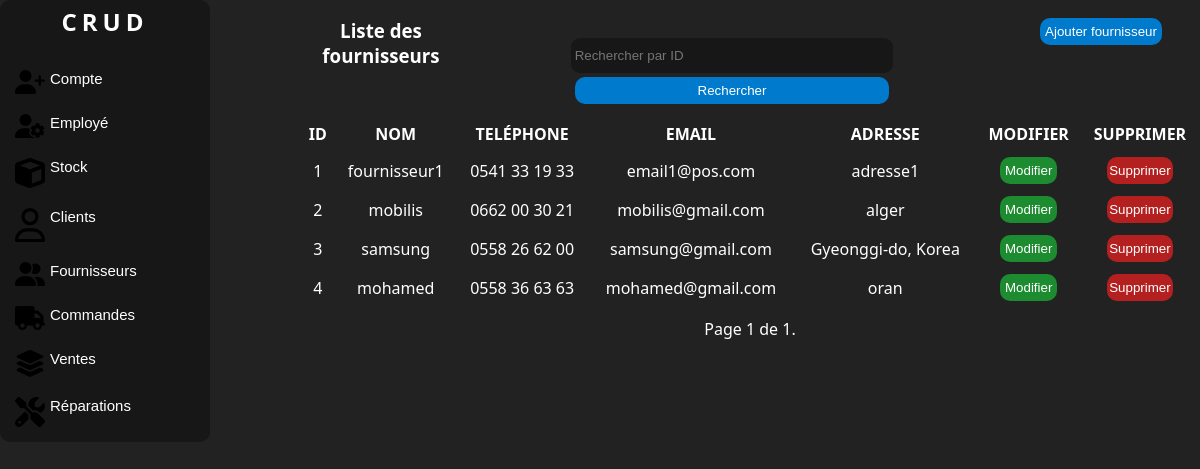
Page /fournisseurs/ (signed in) on the committed database.
### manager/models.py (models this page shows, shortened)
class Supplier(models.Model):
    name = models.CharField(max_length=100, db_column='Nom')
    phone = PhoneNumberField(unique=True, region='DZ', db_column='Téléphone')
    email = models.EmailField(unique=True, db_column='Email')
    address = models.TextField(db_column='Adresse')
    class Meta:
        db_table = 'Fournisseur'

### manager/views.py (the view)
# urls.py: path('fournisseurs/', views.SupplierListView.as_view(), name='supplier-list'),
class SupplierListView(LoginRequiredMixin, ListView):
    model = Supplier
    template_name = 'listefournisseur.html'
    context_object_name = 'suppliers'
    paginate_by = 10
    form_class = FilterForm
    def get_queryset(self):
        queryset = super().get_queryset()
        query = self.request.GET.get('query')
        if query:
            queryset = queryset.filter(id=query)
        return queryset
    def get_context_data(self, **kwargs):
        context = super().get_context_data(**kwargs)
        context['form'] = FilterForm(self.request.GET)
        return context

### manager/forms.py
class FilterForm(forms.Form):
    query = forms.IntegerField(label='', required=False,
                               widget=forms.TextInput(attrs={'placeholder': 'Rechercher par ID'}))

### manager/templatetags/auth_extras.py (called while the page is built)
@register.filter(name='has_group')
def has_group(user, group_name):
    group = Group.objects.get(name=group_name)
    return True if group in user.groups.all() else False

### manager/templates/listefournisseur.html (shortened to what this page needs)
{% load static %}
{% load auth_extras %}
<!DOCTYPE html>
<html lang="en">
<head>
    <link rel="stylesheet" href="{% static 'css/style.css' %}">
    <link rel="stylesheet" href="{% static 'css/accueil.css' %}">
</head>
<body>
<div class="corp">
    <div class="nav">
        <div class="logo">
            <a href="{% url 'home' %}" class="link"><h2>CRUD</h2></a>
        </div>
        <br>
        {% if request.user|has_group:"Admin" %}
        <button class="value">
            <a class="link" href="{% url 'account-list' %}"> Compte </a>
        </button>
        <button class="value">
            <a class="link" href="{% url 'employee-list' %}">Employé </a>
        </button>
         {% endif %}
        <button class="value">
            <a class="link" href="{% url 'products-list' %}"> Stock </a>
        </button>
        <button class="value">
            <a class="link" href="{% url 'client-list' %}"> Clients </a>
        </button>
        <button class="value">
            <a class="link" href="{% url 'supplier-list' %}"> Fournisseurs </a>
        </button>
        <button class="value">
            <a class="link" href="{% url 'purchase-order-list' %}">Commandes </a>
        </button>
        <button class="value">
            <a class="link" href="{% url 'sale-list' %}">Ventes </a>
        </button>
        <button class="value">
            <a class="link" href="{% url 'repair-list' %}"> Réparations </a>
        </button>
    </div>
    <div class="liste">
        <div class="c1">
            <div class="colone1"><h3>Liste des fournisseurs</h3></div>
            <div class="colone1">
                <form method="GET" action="">
                    {{ form }}
                    <button class="button" type="submit">Rechercher</button>
                </form>
            </div>
            <div class="colone1">
                <button class="button"><a href="{% url 'add-supplier' %}" class="link">Ajouter fournisseur</a></button>
            </div>
        </div>
        <div class="c2">
            {% if suppliers %}
            <table>
                <thead>
                <tr>
                    <th>Id</th>
                    <th>Nom</th>
                    <th>Teléphone</th>
                    <th>Email</th>
                    <th>Adresse</th>
                    <th>Modifier</th>
                    <th>Supprimer</th>
                </tr>
                </thead>
                <tbody id="tbody">
                {% for supplier in suppliers %}
                <tr>
                    <td>{{ supplier.id }}</td>
                    <td>{{ supplier.name }}</td>
                    <td>{{ supplier.phone }}</td>
                    <td>{{ supplier.email }}</td>
                    <td>{{ supplier.address }}</td>
                    <td>
                        <button class="button" id="modifier"
                                onclick="location.href='{% url 'update-supplier' supplier.id %}';">Modifier
                        </button>
                    </td>
                    <td>
                        <button class="button" id="supprimer"
                                onclick="location.href='{% url 'delete-supplier' supplier.id %}';">Supprimer
                        </button>
                    </td>
                </tr>
                {% endfor %}
                </tbody>
            </table>
            {% else %}
            <p>Pas de fournisseurs trouvés.</p>
            {% endif %}
            <div class="pagination">
                <span class="step-links">
                    <span class="current">
                        Page {{ page_obj.number }} de {{ page_obj.paginator.num_pages }}.
                    </span>
                </span>
            </div>
        </div>
    </div>
</body>
</html>

### manager/static/css/style.css (style rules this page uses)
* { padding: 0; margin: 0; }
body { background:#222 ; color: #fff; font-family:system-ui ; }
.corp { display: grid; grid-template-columns: 25% 75%; }
form { margin: auto; text-align: center; padding: 3%; }
input { width: 62%; height: 27px; outline: none; border: none; background: #111111a7; margin: 4px 0px; border-radius:9px ; padding: 4px; color:#fff; }
.button { width: 62%; height: 27px; border-radius:10px ; border: none; cursor: pointer; background: #007acc; color: white; transition: 0.7s; }
.nav { display: flex; flex-direction: column; width: 200px; background: #111111a7 ; justify-content: center; border-radius: 10px; transition: 1s; padding: 5px; overflow: hidden; }
.liste { text-align: center; display: grid; grid-template-rows: 20% 80%; }
.c1 { padding-top: 2%; display: grid; grid-template-columns: 18% 60% 22%; }
.c2 { padding-top: 2%; }
table { width: 100%; text-align: center; margin: 10px 0; }
table th { text-transform: uppercase; }
th,td { padding: 5px; }
#supprimer { background-color: rgba(193, 32, 32, 0.916); }
#modifier { background: #1bb635b7; }

### manager/static/css/accueil.css (style rules this page uses)
* { padding: 0; margin: 0; }
body { background:#222 ; color: #fff; font-family:system-ui ; }
.link { text-decoration: none; color: white; }
.logo { text-align: center; letter-spacing: 5px; }
.value { font-size: 15px; background-color: transparent; border: none; padding: 10px; color: white; display: flex; position: relative; gap: 5px; cursor: pointer; border-radius: 10px; transition: 1s; box-sizing: border-box; }
.value::before { content: ""; position: absolute; top: 5px; left: -15px; width: 5px; height: 100%; background-color:#007acc ; border-radius: 5px; opacity: 0; transition: 1s; }
.value svg { width: 30px; }

### rows in the picture
Supplier: id "1", name "fournisseur1", phone "0541 33 19 33", email "email1@pos.com", address "adresse1"
Supplier: id "2", name "mobilis", phone "0662 00 30 21", email "mobilis@gmail.com", address "alger"
Supplier: id "3", name "samsung", phone "0558 26 62 00", email "samsung@gmail.com", address "Gyeonggi-do, Korea"
Supplier: id "4", name "mohamed", phone "0558 36 63 63", email "mohamed@gmail.com", address "oran"

### other values in the picture
{{ page_obj.number }} "1"
{{ page_obj.paginator.num_pages }} "1"
